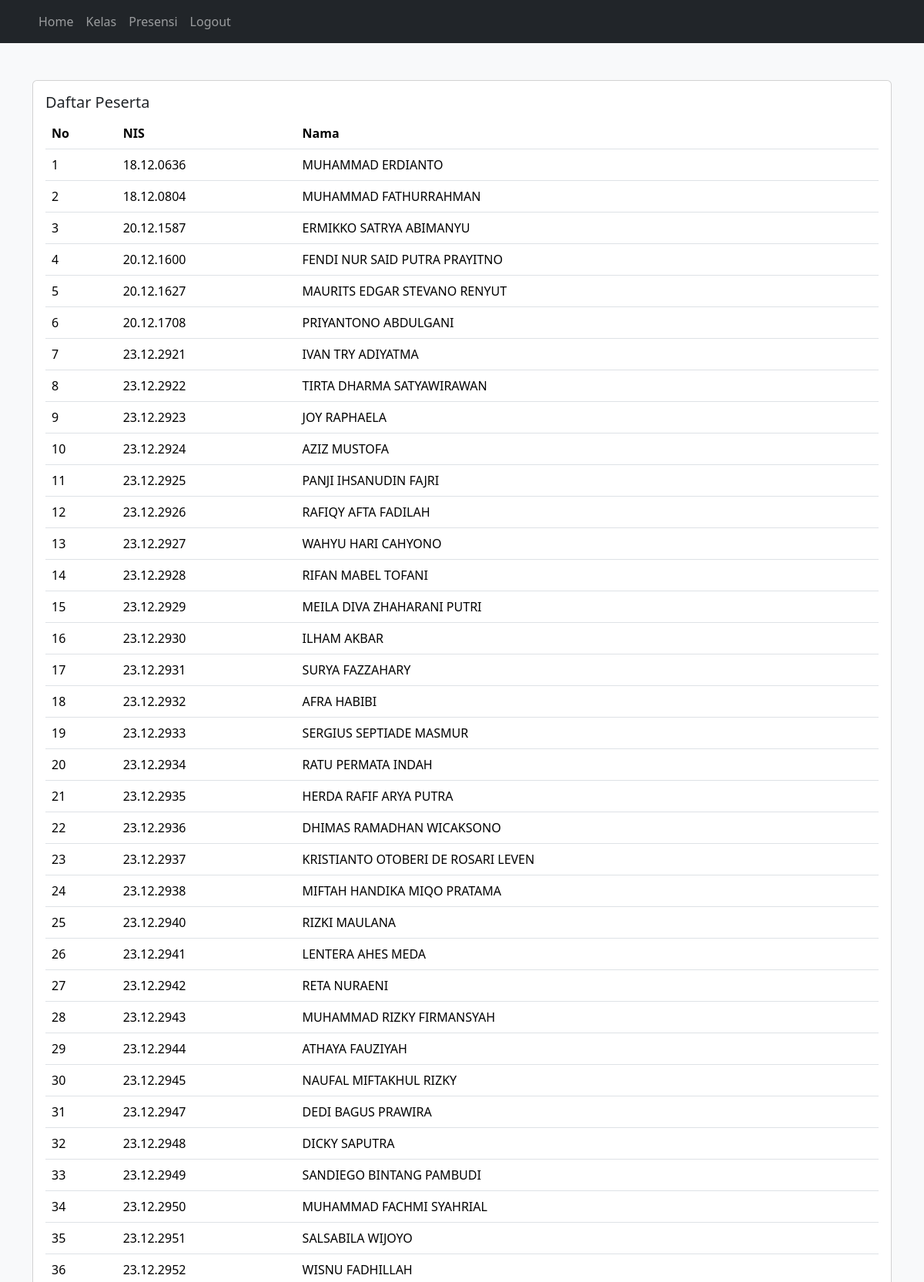
/peserta.php?id_kelas=1 (upper part), run on the app's committed database.
### tables this page shows
CREATE TABLE `peserta` (
  `id_peserta` int NOT NULL,
  `id_kelas` int NOT NULL,
  `nis` varchar(10) NOT NULL
);

CREATE TABLE `siswa` (
  `nis` varchar(10) NOT NULL,
  `nama_siswa` varchar(100) NOT NULL,
  `password_siswa` varchar(50) NOT NULL,
  `foto_siswa` varchar(50) NOT NULL
);

### peserta.php (the view, shortened to what this page needs)
<?php
include 'koneksi.php';
include 'header.php';
$id_kelas = $_GET["id_kelas"];
$peserta = array();
$ambil = $koneksi->query("SELECT * FROM peserta LEFT JOIN siswa ON peserta.nis = siswa.nis WHERE id_kelas = '$id_kelas'");
while ($tiap = $ambil->fetch_assoc()) {
    $peserta[] = $tiap;
}
?>
<div class="container my-5">
    <div class="card">
        <div class="card-body">
            <h5>Daftar Peserta</h5>
            <table class="table">
                <thead>
                    <tr>
                        <th>No</th>
                        <th>NIS</th>
                        <th>Nama</th>
                    </tr>
                </thead>
                <tbody>
                    <?php foreach ($peserta as $key => $value) { ?>
                        <tr>
                            <td><?php echo $key + 1 ?></td>
                            <td><?php echo $value['nis'] ?></td>
                            <td><?php echo $value['nama_siswa'] ?></td>
                        </tr>
                    <?php } ?>
                </tbody>
            </table>
        </div>
    </div>
</div>
<?php include 'footer.php'; ?>

### data on the page
peserta: siswa.nis "18.12.0636", siswa.nama_siswa "MUHAMMAD ERDIANTO"
peserta: siswa.nis "18.12.0804", siswa.nama_siswa "MUHAMMAD FATHURRAHMAN"
peserta: siswa.nis "20.12.1587", siswa.nama_siswa "ERMIKKO SATRYA ABIMANYU"
peserta: siswa.nis "20.12.1600", siswa.nama_siswa "FENDI NUR SAID PUTRA PRAYITNO"
peserta: siswa.nis "20.12.1627", siswa.nama_siswa "MAURITS EDGAR STEVANO RENYUT"
peserta: siswa.nis "20.12.1708", siswa.nama_siswa "PRIYANTONO ABDULGANI"
peserta: siswa.nis "23.12.2921", siswa.nama_siswa "IVAN TRY ADIYATMA"
peserta: siswa.nis "23.12.2922", siswa.nama_siswa "TIRTA DHARMA SATYAWIRAWAN"
peserta: siswa.nis "23.12.2923", siswa.nama_siswa "JOY RAPHAELA"
peserta: siswa.nis "23.12.2924", siswa.nama_siswa "AZIZ MUSTOFA"
peserta: siswa.nis "23.12.2925", siswa.nama_siswa "PANJI IHSANUDIN FAJRI"
peserta: siswa.nis "23.12.2926", siswa.nama_siswa "RAFIQY AFTA FADILAH"
peserta: siswa.nis "23.12.2927", siswa.nama_siswa "WAHYU HARI CAHYONO"
peserta: siswa.nis "23.12.2928", siswa.nama_siswa "RIFAN MABEL TOFANI"
peserta: siswa.nis "23.12.2929", siswa.nama_siswa "MEILA DIVA ZHAHARANI PUTRI"
peserta: siswa.nis "23.12.2930", siswa.nama_siswa "ILHAM AKBAR"
peserta: siswa.nis "23.12.2931", siswa.nama_siswa "SURYA FAZZAHARY"
peserta: siswa.nis "23.12.2932", siswa.nama_siswa "AFRA HABIBI"
peserta: siswa.nis "23.12.2933", siswa.nama_siswa "SERGIUS SEPTIADE MASMUR"
peserta: siswa.nis "23.12.2934", siswa.nama_siswa "RATU PERMATA INDAH"
peserta: siswa.nis "23.12.2935", siswa.nama_siswa "HERDA RAFIF ARYA PUTRA"
peserta: siswa.nis "23.12.2936", siswa.nama_siswa "DHIMAS RAMADHAN WICAKSONO"
peserta: siswa.nis "23.12.2937", siswa.nama_siswa "KRISTIANTO OTOBERI DE ROSARI LEVEN"
peserta: siswa.nis "23.12.2938", siswa.nama_siswa "MIFTAH HANDIKA MIQO PRATAMA"
peserta: siswa.nis "23.12.2940", siswa.nama_siswa "RIZKI MAULANA"
peserta: siswa.nis "23.12.2941", siswa.nama_siswa "LENTERA AHES MEDA"
peserta: siswa.nis "23.12.2942", siswa.nama_siswa "RETA NURAENI"
peserta: siswa.nis "23.12.2943", siswa.nama_siswa "MUHAMMAD RIZKY FIRMANSYAH"
peserta: siswa.nis "23.12.2944", siswa.nama_siswa "ATHAYA FAUZIYAH"
peserta: siswa.nis "23.12.2945", siswa.nama_siswa "NAUFAL MIFTAKHUL RIZKY"
peserta: siswa.nis "23.12.2947", siswa.nama_siswa "DEDI BAGUS PRAWIRA"
peserta: siswa.nis "23.12.2948", siswa.nama_siswa "DICKY SAPUTRA"
peserta: siswa.nis "23.12.2949", siswa.nama_siswa "SANDIEGO BINTANG PAMBUDI"
peserta: siswa.nis "23.12.2950", siswa.nama_siswa "MUHAMMAD FACHMI SYAHRIAL"
peserta: siswa.nis "23.12.2951", siswa.nama_siswa "SALSABILA WIJOYO"
peserta: siswa.nis "23.12.2952", siswa.nama_siswa "WISNU FADHILLAH"
